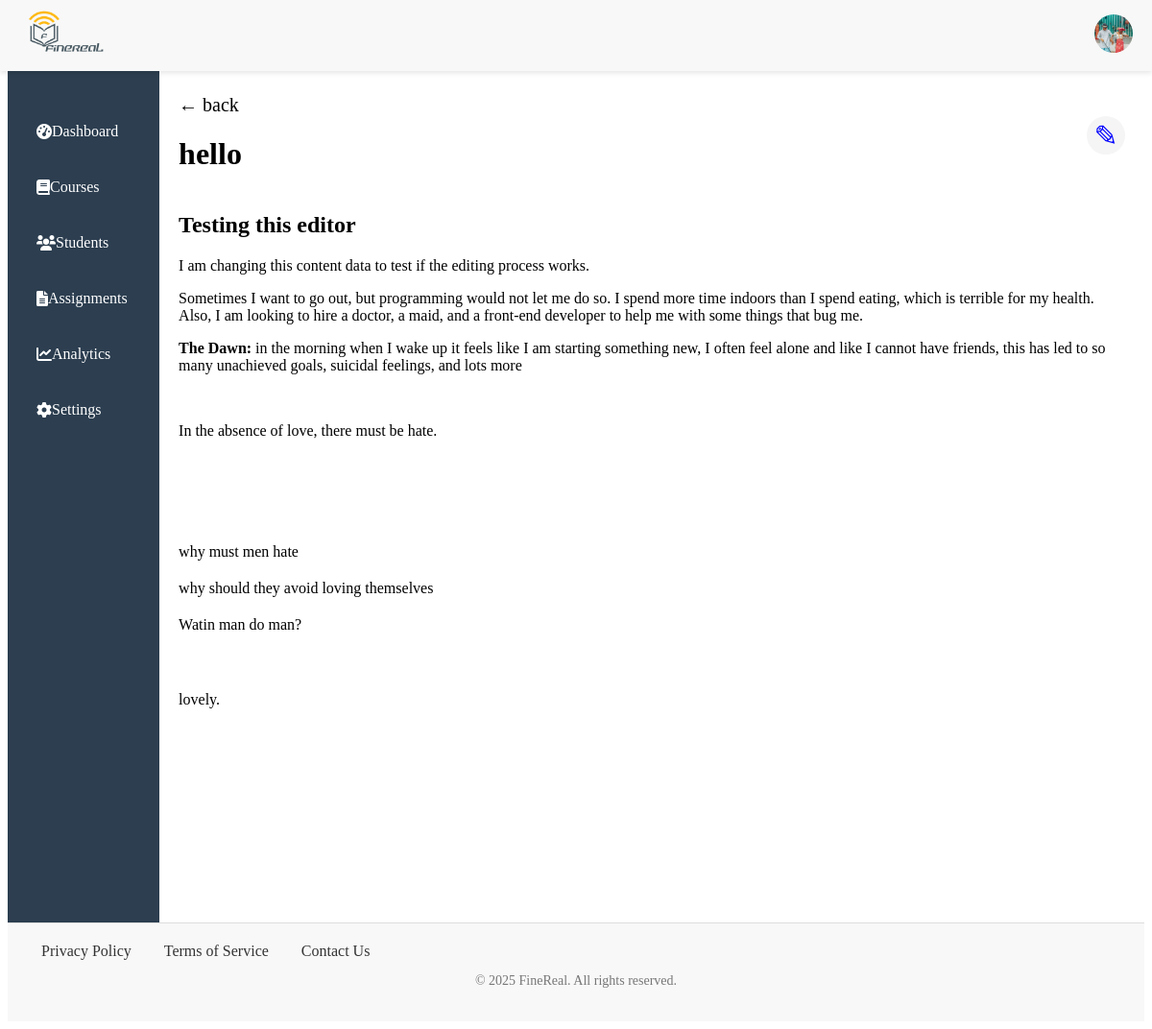
Screenshot of /content_page/a0a57939-517f-4239-aa9e-4c10f511f69c (signed in) with the database file from the repository.
### app/models/user.py (models this page shows, shortened)
class User(BaseModel, db.Model, UserMixin):
    __tablename__ = 'users'
    photo = db.Column(db.Text)
    first_name = db.Column(db.String(80), nullable=False)
    middle_name = db.Column(db.String(80), nullable=True)
    last_name = db.Column(db.String(80), nullable=False)
    email = db.Column(db.String(160), unique=True, nullable=False)
    username = db.Column(db.String(250), nullable=False)
    password = db.Column(db.String, nullable=False)
    is_verified = db.Column(db.Boolean, default=False)
    dob = db.Column(db.String)
    role = db.Column(db.String, nullable=False)
    courses_taught = db.relationship('Courses', backref='teacher', lazy=True)
    enrolled_courses = db.relationship('Enrollments', backref='student', lazy=True)

### app/models/course.py (models this page shows)
class Units(BaseModel, db.Model):
    __tablename__ = 'units'
    title= db.Column(db.String(60))
    content_type = db.Column(db.String(50))
    content_data = db.Column(db.Text)
    module_id = db.Column(db.Integer, db.ForeignKey('modules.id'), nullable=False)

### app/routes/unit.py (the view)
@app.route('/content_page/<unit_id>', methods=["GET", "POST"])
@login_required
def content_page(unit_id):
    unit= Units.query.get_or_404(unit_id)
    courses = unit.module.course  # Access the related course through the module
    return render_template("content.html", unit=unit, course=courses, user=current_user)

### app/models/user.py (called while the page is built)
@login_manager.user_loader
def load_user(user_id):
    return User.query.get(user_id)# PendingUser class and other functions...

### app/templates/content.html (shortened to what this page needs)
{% extends 'base.html' %}
{% block content %}
<link rel="stylesheet" href="{{ url_for('static', filename='styles/content.css') }}">
<div class="page-content">
    <a href="{{url_for('course_view', course_id=course.id)}}" class="arrow"> &larr; back</a>
    {% if user.role == 'Teacher' %}
    <div class="add_btn">
        <h1>{{ unit.title }}</h1>
        <button class="btn"><a href="{{url_for('add_content', unit_id=unit.id)}}">&#x270E;</a></button>
    </div>
            {% if unit.content_type == 'page' %}
                <p>{{ unit.content_data | safe }}</p>
            {% endif %}
        </div>
    {% endif %}
{% endblock %}

### app/templates/base.html (shortened to what this page needs)
<!DOCTYPE html>
<html lang="en">
<head>
    <link rel="stylesheet" href="{{ url_for('static', filename='styles/header.css') }}">
    <link rel="stylesheet" href="{{ url_for('static', filename='styles/footer.css') }}">
    <link rel="stylesheet" href="{{ url_for('static', filename='styles/nav.css') }}">
    <link rel="stylesheet" href="{{ url_for('static', filename='styles/main.css') }}">
    <link href="https://cdnjs.cloudflare.com/ajax/libs/font-awesome/6.0.0-beta3/css/all.min.css" rel="stylesheet">
</head>
<body>
    <header>
        <div class="left">
            <div class="logo">
                <a href="{{ url_for('index') }}" aria-label="Home">
                    <img src="{{ url_for('static', filename='images/Finerealpng.png') }}" alt="FineReal Logo">
                </a>
            </div>
        </div>
<div class="right-links">
    <div class="user" onclick="extend()">
        {% if user.photo %}
        <img src="{{ url_for('uploaded_file', filename=user.photo) }}" alt="Profile Photo" class="photo">
        {% else %}
        <img src="https://via.placeholder.com/40" alt="User Avatar" class="user-avatar">
        {% endif %}
    </div>
</div>
    </header>
    {% include 'includes/flash.html' %}
    <div class="container">
        <aside class="sidebar">
            <nav class="sidebar-nav">
                {% include 'includes/nav.html' %}
            </nav>
        </aside>
        <main class="main-content">
            {% block content %}
            {% endblock %}
        </main>
    </div>
    <footer>
        <div class="footer-content">
            <div class="footer-links">
                <a href="#">Privacy Policy</a>
                <a href="#">Terms of Service</a>
                <a href="#">Contact Us</a>
            </div>
        </div>
        <div class="footer-bottom">
            <p>&copy; 2025 FineReal. All rights reserved.</p>
        </div>
    </footer>
</body>
</html>

### app/static/styles/header.css (style rules this page uses)
header { color: dark; display: flex; justify-content: space-between; align-items: center; padding: 10px 20px; background-color: #f8f8f8; position: fixed; top: 0; left: 0; right: 0; z-index: 1000; box-shadow: 0 2px 5px rgba(0, 0, 0, 0.1); }
header .left { display: flex; justify-content: space-between; max-width: min-content; }
.logo img { height: 50px; }
.photo, .user-avatar { width: 40px; height: 40px; border-radius: 50%; object-fit: cover; }

### app/static/styles/footer.css (style rules this page uses)
footer { background-color: #f8f8f8; padding: 20px 0; text-align: center; border-top: 1px solid #ddd; }
.footer-content { display: flex; justify-content: space-between; align-items: center; padding: 0 20px; }
.footer-links a { margin: 0 15px; text-decoration: none; color: #333; }
.footer-bottom { margin-top: 10px; font-size: 14px; color: #777; }

### app/static/styles/nav.css (style rules this page uses)
.container { display: flex; height: 100vh; }
.sidebar { width: 200px; background-color: #2c3e50; color: #ecf0f1; padding: 20px; display: block; }
ul { list-style-type: none; padding: 0; margin-top: 80px; display: flex; flex-direction: column; }
ul li { margin: 10px 0; }

### app/static/styles/main.css (style rules this page uses)
main { margin-top: 70px; padding: 20px; flex-grow: 1; word-wrap: break-word; overflow-wrap: break-word; overflow-y: auto; }

### app/static/styles/content.css (style rules this page uses)
a { text-decoration: none; }
.add_btn { display: flex; justify-content: space-between; }
.btn { background-color: whitesmoke; border-radius: 50%; padding: 0; width: 40px; height: 40px; display: flex; justify-content: center; align-items: center; border: none; cursor: pointer; }
.btn a { font-size: 30px; color: blue; }
.arrow { font-size: 20px; color: black; }

### rows the page displays
User: photo (picture)
Units: title "hello", content_data "Testing this editor I am changing this content data to test if the editing process works. Sometimes I want to go out, but programming would not let me do so. I spend more time indoors than I spend eating, which is terrible for my health. Also, I am looking to hire a doctor, a maid, and a front-end developer to help me with some things that bug me. The Dawn: in the morning when I wake up it feels like I am starting something new, I often feel alone and like I cannot have friends, this has led to so many unachieved goals, suicidal feelings, and lots more In the absence of love, there must be hate. why must men hate why should they avoid loving themselves Watin man do man? lovely."
